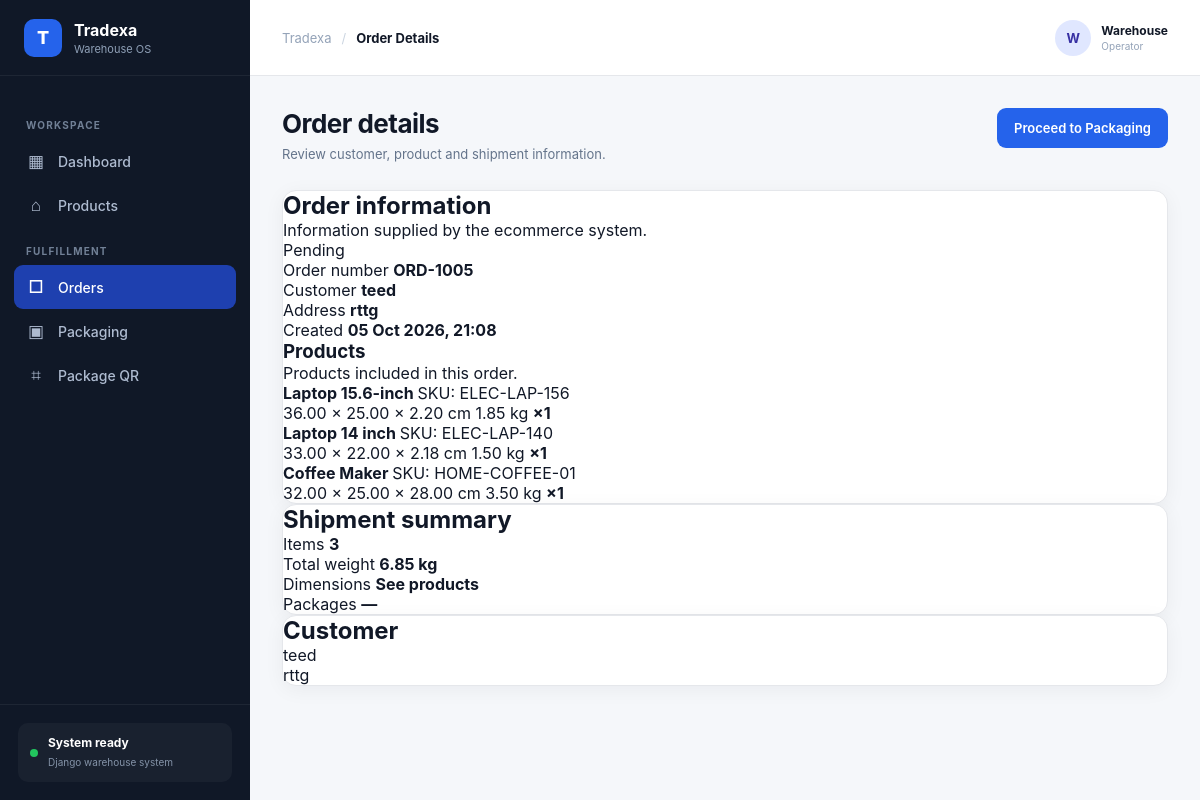
Screenshot of /order/?order=ORD-1005 with the database file from the repository.
### tradexa_app/models.py (models this page shows, shortened)
class Order(models.Model):
    STATUS = [
        ("pending", "Pending"),
        ("packing", "Packing"),
        ("ready", "Ready"),
        ("shipped", "Shipped"),
    ]
    order_number = models.CharField(max_length=50, unique=True)
    customer_name = models.CharField(max_length=200)
    address = models.TextField()
    status = models.CharField(
        max_length=20,
        choices=STATUS,
        default="pending"
    )
    created_at = models.DateTimeField(auto_now_add=True)

class OrderItem(models.Model):
    order = models.ForeignKey(
        Order,
        on_delete=models.CASCADE,
        related_name="items"
    )
    product = models.ForeignKey(
        Product,
        on_delete=models.PROTECT
    )
    qty = models.PositiveIntegerField(default=1)

class Product(models.Model):
    name = models.CharField(max_length=200)
    sku = models.CharField(max_length=100, unique=True)
    length = models.DecimalField(max_digits=8, decimal_places=2)
    width = models.DecimalField(max_digits=8, decimal_places=2)
    height = models.DecimalField(max_digits=8, decimal_places=2)
    weight = models.DecimalField(max_digits=8, decimal_places=2)

### tradexa_app/views.py (the view, shortened to what this page needs)
# urls.py: path("order/", views.order_detail, name="order_detail"),
def order_detail(request):
    order_number = request.GET.get("order")
    try:
        order = Order.objects.get(order_number=order_number)
    except Order.DoesNotExist:
        order = None
    total_weight = None
    if order:
        total_weight = get_order_weight(order)
    return render(
        request,
        "tradexa_app/order_detail.html",
        {
            "order": order,
            "total_weight": total_weight,
        }
    )

### tradexa_app/views.py (called while the page is built)
def get_order_weight(order):
    total_weight = 0
    for item in order.items.all():
        total_weight += item.product.weight * item.qty
    return total_weight

### tradexa_app/templates/tradexa_app/order_detail.html (shortened to what this page needs)
{% extends "tradexa_app/base.html" %}
{% load static %}
{% block breadcrumb %}
<span>Tradexa</span>
<span class="breadcrumb-separator">/</span>
<strong>Order Details</strong>
{% endblock %}
{% block content %}
<div class="page-header">
    <div>
        <h1 class="page-title">Order details</h1>
        <p class="page-description">
            Review customer, product and shipment information.
        </p>
    </div>
    {% if order %}
        <a
            href="{% url 'packaging' %}?order={{ order.order_number }}"
            class="btn btn-primary"
        >
            Proceed to Packaging
        </a>
    {% endif %}
</div>
<div class="order-layout">
    <section>
        <div class="card order-card">
            <div class="card-header">
                <div>
                    <h2>Order information</h2>
                    <p>
                        Information supplied by the ecommerce system.
                    </p>
                </div>
                {% if order %}
                    <span class="status-badge status-{{ order.status }}">
                        {{ order.get_status_display }}
                    </span>
                {% endif %}
            </div>
            {% if order %}
                <div class="order-information">
                    <div class="order-info-row">
                        <span>Order number</span>
                        <strong>{{ order.order_number }}</strong>
                    </div>
                    <div class="order-info-row">
                        <span>Customer</span>
                        <strong>{{ order.customer_name }}</strong>
                    </div>
                    <div class="order-info-row">
                        <span>Address</span>
                        <strong>{{ order.address|linebreaksbr }}</strong>
                    </div>
                    <div class="order-info-row">
                        <span>Created</span>
                        <strong>{{ order.created_at|date:"d M Y, H:i" }}</strong>
                    </div>
                </div>
                <div class="order-products">
                    <div class="section-heading">
                        <h3>Products</h3>
                        <p>
                            Products included in this order.
                        </p>
                    </div>
                    {% for item in order.items.all %}
                        <div class="order-product">
                            <div class="product-information">
                                <strong>
                                    {{ item.product.name }}
                                </strong>
                                <span>
                                    SKU: {{ item.product.sku }}
                                </span>
                            </div>
                            <div class="product-details">
                                <span>
                                    {{ item.product.length }}
                                    ×
                                    {{ item.product.width }}
                                    ×
                                    {{ item.product.height }} cm
                                </span>
                                <span>
                                    {{ item.product.weight }} kg
                                </span>
                                <strong>
                                    ×{{ item.qty }}
                                </strong>
                            </div>
                        </div>
                    {% endfor %}
                </div>
            {% endif %}
        </div>
    </section>
    <aside>
        <div class="card summary-card">
            <div class="summary-header">
                <h2>Shipment summary</h2>
            </div>
            {% if order %}
                <div class="summary-row">
                    <span>Items</span>
                    <strong>
                        {{ order.items.count }}
                    </strong>
                </div>
                <div class="summary-row">
                    <span>Total weight</span>
                    <strong>
                        {{ total_weight }} kg
                    </strong>
                </div>
                <div class="summary-row">
                    <span>Dimensions</span>
                    <strong>
                        See products
                    </strong>
                </div>
                <div class="summary-row">
                    <span>Packages</span>
                    <strong>
                        —
                    </strong>
                </div>
            {% endif %}
        </div>
        {% if order %}
            <div class="card customer-card">
                <div class="summary-header">
                    <h2>Customer</h2>
                </div>
                <p class="customer-name">
                    {{ order.customer_name }}
                </p>
                <p class="customer-address">
                    {{ order.address|linebreaksbr }}
                </p>
            </div>
        {% endif %}
    </aside>
</div>
{% endblock %}

### tradexa_app/static/tradexa_app/css/base.css (style rules this page uses)
:root { --bg: #f5f7fa; --surface: #ffffff; --surface-soft: #f8fafc; --sidebar: #101827; --sidebar-hover: #1a2537; --text: #111827; --text-secondary: #64748b; --text-muted: #94a3b8; --border: #e5e7eb; --primary: #2563eb; --primary-dark: #1d4ed8; --success: #16a34a; --warning: #d97706; --danger: #dc2626; --radius: 14px; --shadow: 0 4px 20px rgba(15, 23, 42, 0.05); }
* { margin: 0; padding: 0; box-sizing: border-box; }
html { scroll-behavior: smooth; }
body { font-family: Inter, ui-sans-serif, system-ui, -apple-system, BlinkMacSystemFont, "Segoe UI", sans-serif; background: var(--bg); color: var(--text); }
a { color: inherit; text-decoration: none; }
.breadcrumb strong { color: var(--text); }
.breadcrumb-separator { color: #cbd5e1; }
.page-header { display: flex; align-items: flex-start; justify-content: space-between; gap: 20px; margin-bottom: 28px; }
.page-title { font-size: 26px; font-weight: 750; letter-spacing: -0.02em; }
.page-description { color: var(--text-secondary); font-size: 13px; margin-top: 7px; }
.card { background: var(--surface); border: 1px solid var(--border); border-radius: var(--radius); box-shadow: var(--shadow); }
.btn { height: 40px; padding: 0 16px; border-radius: 9px; border: 1px solid transparent; font-size: 13px; font-weight: 600; display: inline-flex; align-items: center; justify-content: center; gap: 8px; transition: 0.2s; }
.btn-primary { background: var(--primary); color: white; }

### rows the page displays
Order: status "Pending", order_number "ORD-1005", customer_name "teed", address "rttg", created_at "05 Oct 2026, 21:08", items.count "3"
OrderItem: product.name "Laptop 15.6-inch", product.sku "ELEC-LAP-156", product.length "36.00", product.width "25.00", product.height "2.20", product.weight "1.85", qty "1"
OrderItem: product.name "Laptop 14 inch", product.sku "ELEC-LAP-140", product.length "33.00", product.width "22.00", product.height "2.18", product.weight "1.50", qty "1"
OrderItem: product.name "Coffee Maker", product.sku "HOME-COFFEE-01", product.length "32.00", product.width "25.00", product.height "28.00", product.weight "3.50", qty "1"

### other values shown
{{ total_weight }} "6.85"
